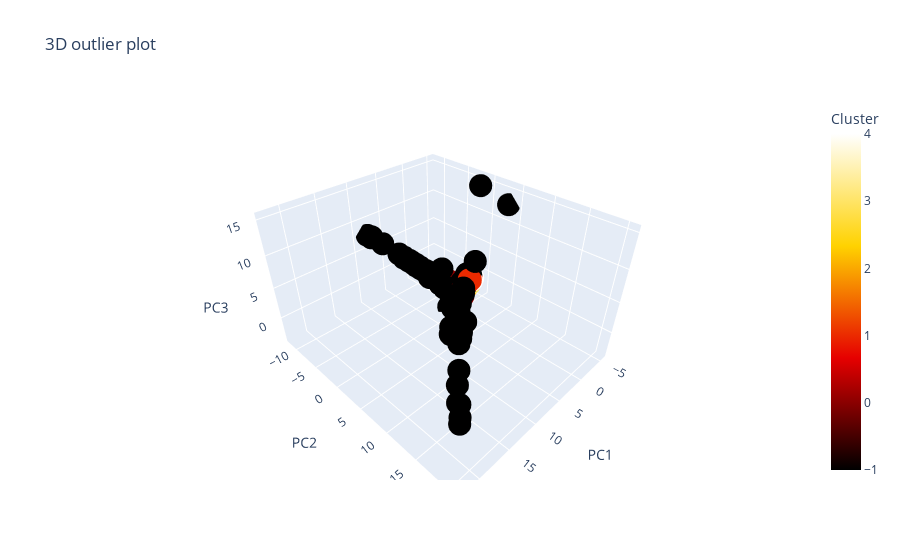

This figure's notebook cell:
### Code cell
import plotly.express as px

# plot using 3D PCA
pca = PCA(n_components=3, random_state=22, svd_solver='full') 
data_encoded_pca = pca.fit_transform(data_encoded)

# DataFrame untuk plot
df_plot = pd.DataFrame(data_encoded_pca, columns=['PC1', 'PC2', 'PC3'])
df_plot['Cluster'] = model

fig = px.scatter_3d(data_frame=df_plot, x='PC1', y='PC2', z='PC3',
            color='Cluster', color_continuous_scale=px.colors.sequential.Hot, title='3D outlier plot')
fig.show();

### Figure 1 — Plotly figure (JSON) as saved in the notebook; plotly's stock layout.template omitted (floating-point values rounded to 4 significant figures; data arrays with more than 128 entries replaced by an {"elided": "..."} marker saying what was removed)
{"data": [{"hovertemplate": "PC1=%{x}<br>PC2=%{y}<br>PC3=%{z}<br>Cluster=%{marker.color}<extra></extra>", "legendgroup": "", "marker": {"color": {"elided": "10202 int values"}, "coloraxis": "coloraxis", "symbol": "circle"}, "mode": "markers", "name": "", "scene": "scene", "showlegend": false, "type": "scatter3d", "x": {"elided": "10202 float values"}, "y": {"elided": "10202 float values"}, "z": {"elided": "10202 float values"}}], "layout": {"coloraxis": {"colorbar": {"title": {"text": "Cluster"}}, "colorscale": [[0, "rgb(0,0,0)"], [0.3333, "rgb(230,0,0)"], [0.6667, "rgb(255,210,0)"], [1, "rgb(255,255,255)"]]}, "legend": {"tracegroupgap": 0}, "scene": {"domain": {"x": [0, 1], "y": [0, 1]}, "xaxis": {"title": {"text": "PC1"}}, "yaxis": {"title": {"text": "PC2"}}, "zaxis": {"title": {"text": "PC3"}}}, "title": {"text": "3D outlier plot"}}}
